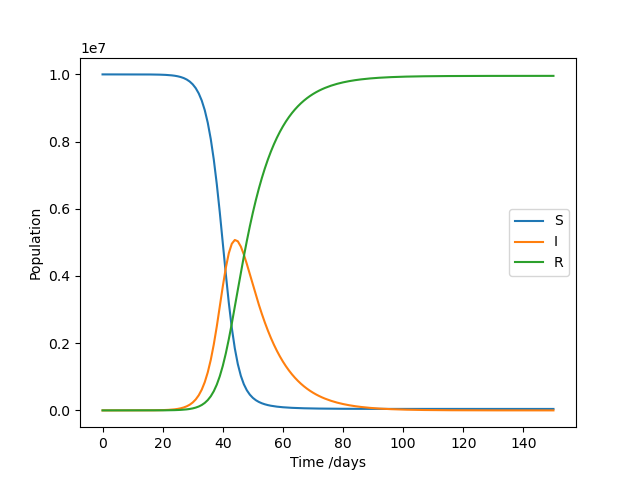

Source code (Python):
# Note: imports should go at the top of the file
import matplotlib.pyplot as plt
from argparse import ArgumentParser

def SIR_model(pop_size, beta, gamma, days, I_0):
    """
    Solves a SIR model numerically using a simple integration scheme.

    Parameters
    ----------
    pop_size: int
        Total number of susceptible people at the start of an outbreak.
    beta: float
        Average number of new infections per infected person per day.
    gamma: float
        Inverse of the average number of days taken to recover.
    days: int
        Number of days to run the simulation for.     
    I_0: int
        Number of infected people at the start of the simulation.

    Returns
    -------
    S: List[float]
        Number of susceptible people on each day.
    I: List[float]
        Number of infected people on each day.
    R: List[float]
        Number of recovered people on each day.
    """
    # Initialise data
    S = [] # Number of susceptible people each day
    I = [] # Number of infected people each day
    R = [] # Number of recovered people each day
    S.append(pop_size - I_0)
    I.append(I_0)
    R.append(0)

    # Solve model
    for i in range(days):
        # Get rate of change of S, I, and R
        dS = - beta * S[i] * I[i] / pop_size
        dR = gamma * I[i]
        dI = -(dS + dR)
        # Get values on next day
        S.append(S[i] + dS)
        I.append(I[i] + dI)
        R.append(R[i] + dR)

    return S, I, R


def plot_SIR_model(S, I, R, ax=None, save_to=None, show=False):
    """
    Plot the results of a SIR simulation.

    Parameters
    ----------
    S: List[float]
        Number of susceptible people on each day.
    I: List[float]
        Number of infected people on each day.
    R: List[float]
        Number of recovered people on each day.
    ax: Optional[plt.Axes], default None
        Axes object on which to create the plot.
        A new Axes is created if this is None.
    save_to: Optional[str], default None
        Name of the file to save the plot to.
        Does not save if None.
    show: bool, default False
        If True, call plt.show() on completion.

    Returns
    -------
    plt.Axes
        The axes object the results have been plotted to.
    """
    # Use plt.subplots to create Figure and Axes objects
    # if one is not provided.
    if ax is None:
        fig, ax = plt.subplots()

    # Create plot
    ax.plot(range(len(S)), S, label="S")
    ax.plot(range(len(I)), I, label="I")
    ax.plot(range(len(R)), R, label="R")
    ax.set_xlabel("Time /days")
    ax.set_ylabel("Population")
    ax.legend()

    # Optionally save the figure
    if save_to is not None:
        
        fig = ax.get_figure()
        fig.savefig(save_to)
        print(f'saved figure to: {save_to}')

    # Optionally show the figure
    if show:
        plt.show()

    return ax



def main():
    # Create an argument parser object. We can provide
    # some info about our program here.
    parser = ArgumentParser(
        prog="SIR_model",
        description="Solves SIR model and creates a plot",
    )

    # Add each argument to the parser. We can specify
    # the types of each argument. Optional arguments
    # should have single character names with a hypen,
    # or longer names with a double dash.
    parser.add_argument(
        "-p", "--pop_size", type=int, default=10000000,
        help="Total population size",
    )
    parser.add_argument(
        "-b", "--beta", type=float, default=0.5,
        help="Average no. of new infections per infected person per day",
    )
    parser.add_argument(
        "-g", "--gamma", type=float, default=0.1,
        help="Inverse of average number of days taken to recover",
    )
    parser.add_argument(
        "-d", "--days", type=int, default=150,
        help="Number of days to run the simulation",
    )
    parser.add_argument(
        "-i", "--i0", type=int, default=10,
        help="Number of infected people at the start of the simulation",
    )
    parser.add_argument(
        "-o", "--output", default="SIR_model.png",
        help="Output file to save plot to",
    )

    # Get each argument from the command line
    args = parser.parse_args()

    # Run our code
    S, I, R = SIR_model(
        pop_size=args.pop_size,
        beta=args.beta,
        gamma=args.gamma,
        days=args.days,
        I_0=args.i0,
    )
    plot_SIR_model(S, I, R, save_to=args.output)

if __name__ == "__main__":
    main()